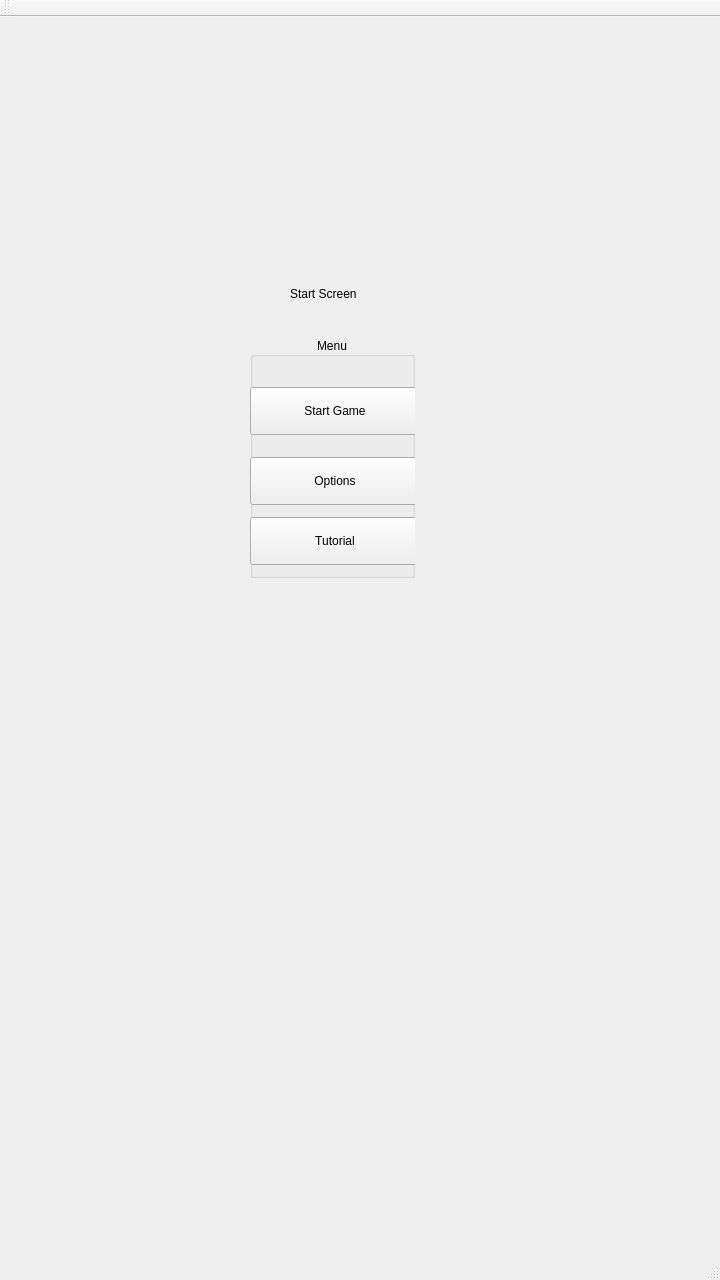
<?xml version="1.0" encoding="UTF-8"?>
<ui version="4.0">
 <class>GameWindow</class>
 <widget class="QMainWindow" name="GameWindow">
  <property name="geometry">
   <rect>
    <x>0</x>
    <y>0</y>
    <width>720</width>
    <height>1280</height>
   </rect>
  </property>
  <property name="windowTitle">
   <string>GameWindow</string>
  </property>
  <widget class="QWidget" name="centralWidget">
   <widget class="QStackedWidget" name="stackedWidget">
    <property name="geometry">
     <rect>
      <x>30</x>
      <y>-20</y>
      <width>721</width>
      <height>1201</height>
     </rect>
    </property>
    <widget class="QWidget" name="page">
     <widget class="QLabel" name="label">
      <property name="geometry">
       <rect>
        <x>260</x>
        <y>280</y>
        <width>171</width>
        <height>34</height>
       </rect>
      </property>
      <property name="text">
       <string>Start Screen</string>
      </property>
     </widget>
     <widget class="QGroupBox" name="menuBox">
      <property name="geometry">
       <rect>
        <x>220</x>
        <y>340</y>
        <width>165</width>
        <height>241</height>
       </rect>
      </property>
      <property name="contextMenuPolicy">
       <enum>Qt::NoContextMenu</enum>
      </property>
      <property name="title">
       <string>Menu</string>
      </property>
      <property name="alignment">
       <set>Qt::AlignCenter</set>
      </property>
      <widget class="QPushButton" name="gameStartButton">
       <property name="geometry">
        <rect>
         <x>0</x>
         <y>50</y>
         <width>170</width>
         <height>48</height>
        </rect>
       </property>
       <property name="text">
        <string>Start Game</string>
       </property>
      </widget>
      <widget class="QPushButton" name="optionButton">
       <property name="geometry">
        <rect>
         <x>0</x>
         <y>120</y>
         <width>170</width>
         <height>48</height>
        </rect>
       </property>
       <property name="text">
        <string>Options</string>
       </property>
      </widget>
      <widget class="QPushButton" name="tutorialButton">
       <property name="geometry">
        <rect>
         <x>0</x>
         <y>180</y>
         <width>170</width>
         <height>48</height>
        </rect>
       </property>
       <property name="text">
        <string>Tutorial</string>
       </property>
      </widget>
     </widget>
    </widget>
    <widget class="QWidget" name="page_2">
     <widget class="QPushButton" name="endGameButton">
      <property name="geometry">
       <rect>
        <x>270</x>
        <y>410</y>
        <width>170</width>
        <height>48</height>
       </rect>
      </property>
      <property name="text">
       <string>End Game</string>
      </property>
     </widget>
     <widget class="QGraphicsView" name="graphicsView">
      <property name="geometry">
       <rect>
        <x>110</x>
        <y>90</y>
        <width>431</width>
        <height>281</height>
       </rect>
      </property>
     </widget>
    </widget>
   </widget>
  </widget>
  <widget class="QMenuBar" name="menuBar">
   <property name="geometry">
    <rect>
     <x>0</x>
     <y>0</y>
     <width>720</width>
     <height>22</height>
    </rect>
   </property>
  </widget>
  <widget class="QToolBar" name="mainToolBar">
   <attribute name="toolBarArea">
    <enum>TopToolBarArea</enum>
   </attribute>
   <attribute name="toolBarBreak">
    <bool>false</bool>
   </attribute>
  </widget>
  <widget class="QStatusBar" name="statusBar"/>
 </widget>
 <layoutdefault spacing="6" margin="11"/>
 <resources/>
 <connections/>
</ui>
